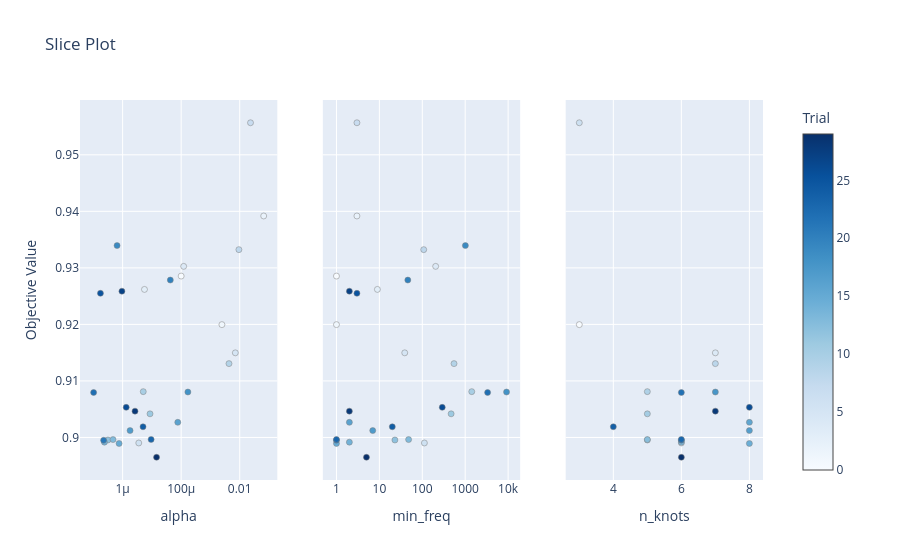

Notebook cell for this chart:
### Code cell
optuna.visualization.plot_slice(study, params=['alpha', 'min_freq', 'n_knots']).show()

### Figure 1 — Plotly figure (JSON) as saved in the notebook; plotly's stock layout.template omitted (floating-point values rounded to 4 significant figures)
{"data": [{"marker": {"color": [0, 1, 2, 3, 4, 5, 6, 7, 8, 9, 10, 11, 12, 13, 14, 15, 16, 17, 18, 19, 20, 21, 22, 23, 24, 25, 26, 27, 28, 29], "colorbar": {"title": {"text": "Trial"}, "x": 1, "xpad": 40}, "colorscale": [[0, "rgb(247,251,255)"], [0.125, "rgb(222,235,247)"], [0.25, "rgb(198,219,239)"], [0.375, "rgb(158,202,225)"], [0.5, "rgb(107,174,214)"], [0.625, "rgb(66,146,198)"], [0.75, "rgb(33,113,181)"], [0.875, "rgb(8,81,156)"], [1, "rgb(8,48,107)"]], "line": {"color": "Grey", "width": 0.5}, "showscale": true}, "mode": "markers", "name": "Feasible Trial", "showlegend": false, "type": "scatter", "x": [0.0001, 0.002466, 0.06599, 5.59e-06, 0.0001217, 0.007086, 3.57e-06, 0.02339, 0.009385, 0.0043, 5.076e-06, 8.641e-06, 3.144e-07, 4.703e-07, 2.391e-07, 7.577e-07, 7.664e-05, 1.797e-06, 0.0001699, 6.464e-07, 4.263e-05, 2.248e-07, 1.023e-07, 9.416e-06, 4.984e-06, 1.749e-07, 1.328e-06, 9.472e-07, 2.653e-06, 1.443e-05], "xaxis": "x", "y": [0.9285, 0.92, 0.9392, 0.9262, 0.9303, 0.915, 0.899, 0.9557, 0.9332, 0.9131, 0.9081, 0.9042, 0.8996, 0.8996, 0.8992, 0.8989, 0.9027, 0.9012, 0.908, 0.9339, 0.9278, 0.8995, 0.908, 0.8996, 0.9019, 0.9255, 0.9053, 0.9259, 0.9047, 0.8965], "yaxis": "y"}, {"marker": {"color": [0, 1, 2, 3, 4, 5, 6, 7, 8, 9, 10, 11, 12, 13, 14, 15, 16, 17, 18, 19, 20, 21, 22, 23, 24, 25, 26, 27, 28, 29], "colorbar": {"title": {"text": "Trial"}, "x": 1, "xpad": 40}, "colorscale": [[0, "rgb(247,251,255)"], [0.125, "rgb(222,235,247)"], [0.25, "rgb(198,219,239)"], [0.375, "rgb(158,202,225)"], [0.5, "rgb(107,174,214)"], [0.625, "rgb(66,146,198)"], [0.75, "rgb(33,113,181)"], [0.875, "rgb(8,81,156)"], [1, "rgb(8,48,107)"]], "line": {"color": "Grey", "width": 0.5}, "showscale": false}, "mode": "markers", "name": "Feasible Trial", "showlegend": false, "type": "scatter", "x": [1, 1, 3, 9, 205, 39, 112, 3, 108, 549, 1421, 470, 23, 48, 2, 1, 2, 7, 9192, 1010, 46, 1, 3328, 1, 20, 3, 292, 2, 2, 5], "xaxis": "x2", "y": [0.9285, 0.92, 0.9392, 0.9262, 0.9303, 0.915, 0.899, 0.9557, 0.9332, 0.9131, 0.9081, 0.9042, 0.8996, 0.8996, 0.8992, 0.8989, 0.9027, 0.9012, 0.908, 0.9339, 0.9278, 0.8995, 0.908, 0.8996, 0.9019, 0.9255, 0.9053, 0.9259, 0.9047, 0.8965], "yaxis": "y2"}, {"marker": {"color": [1, 5, 6, 7, 9, 10, 11, 12, 13, 14, 15, 16, 17, 18, 21, 22, 23, 24, 26, 28, 29], "colorbar": {"title": {"text": "Trial"}, "x": 1, "xpad": 40}, "colorscale": [[0, "rgb(247,251,255)"], [0.125, "rgb(222,235,247)"], [0.25, "rgb(198,219,239)"], [0.375, "rgb(158,202,225)"], [0.5, "rgb(107,174,214)"], [0.625, "rgb(66,146,198)"], [0.75, "rgb(33,113,181)"], [0.875, "rgb(8,81,156)"], [1, "rgb(8,48,107)"]], "line": {"color": "Grey", "width": 0.5}, "showscale": false}, "mode": "markers", "name": "Feasible Trial", "showlegend": false, "type": "scatter", "x": [3, 7, 6, 3, 7, 5, 5, 5, 5, 6, 8, 8, 8, 7, 6, 6, 6, 4, 8, 7, 6], "xaxis": "x3", "y": [0.92, 0.915, 0.899, 0.9557, 0.9131, 0.9081, 0.9042, 0.8996, 0.8996, 0.8992, 0.8989, 0.9027, 0.9012, 0.908, 0.8995, 0.908, 0.8996, 0.9019, 0.9053, 0.9047, 0.8965], "yaxis": "y3"}], "layout": {"title": {"text": "Slice Plot"}, "xaxis": {"anchor": "y", "domain": [0, 0.2889], "title": {"text": "alpha"}, "type": "log"}, "xaxis2": {"anchor": "y2", "domain": [0.3556, 0.6444], "title": {"text": "min_freq"}, "type": "log"}, "xaxis3": {"anchor": "y3", "domain": [0.7111, 1], "title": {"text": "n_knots"}}, "yaxis": {"anchor": "x", "domain": [0, 1], "title": {"text": "Objective Value"}}, "yaxis2": {"anchor": "x2", "domain": [0, 1], "matches": "y", "showticklabels": false}, "yaxis3": {"anchor": "x3", "domain": [0, 1], "matches": "y", "showticklabels": false}}}
